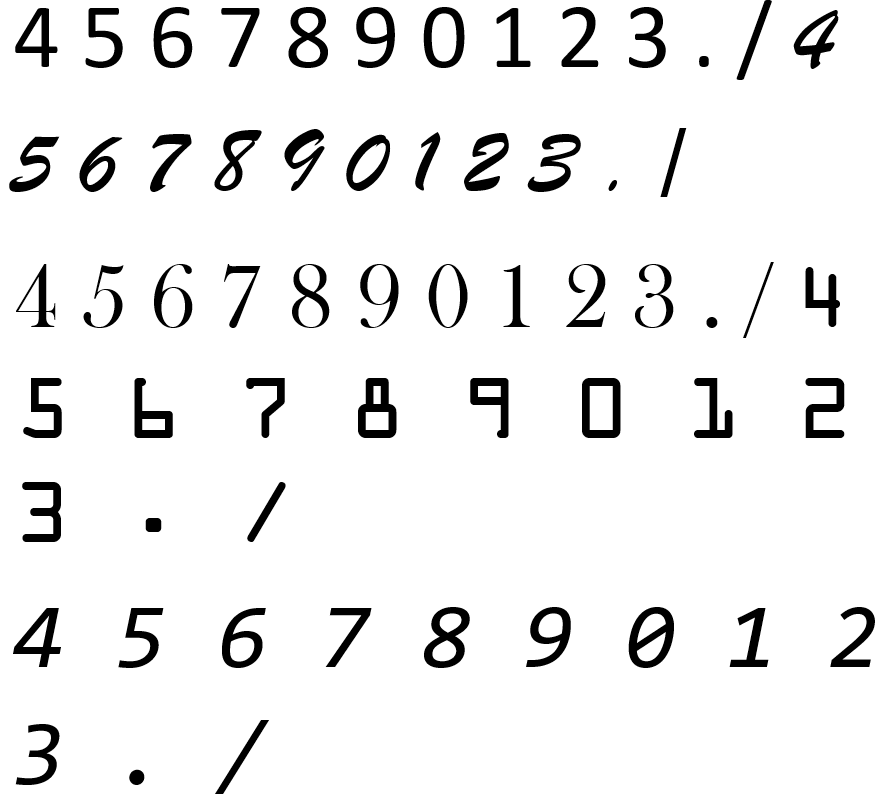
#> input picture TrainingsBilder/DatumVorlage.PNG, 879 x 799 px
$ python erstelleKlassifikator.py   (Python 2 division)   (older library calls are emulated)
#> lines starting #> are read from the running program, lines starting #| are printed output that depends on the picture; after the words box and inside, x2 and y2 are one past the last pixel; in counts of white or black regions, pixels touching at a corner belong together
#!/usr/bin/env python
# -*- coding: utf-8 -*-

import sys
import numpy as np
import cv2
import os

###################################################################################################
# Konstanten
MIN_CONTOUR_AREA = 100
RESIZED_IMAGE_WIDTH = 20
RESIZED_IMAGE_HEIGHT = 30
###################################################################################################

def main():
    # Bild, mit dem Klassifikator trainert wird
    imgTrainingNumbers = cv2.imread("TrainingsBilder/DatumVorlage.PNG")
#> imgTrainingNumbers is the input picture: shape (799, 879, 3); min 0, max 255, mean 237.2

    if imgTrainingNumbers is None:
        print "Fehler: Konnte Bild nicht einlesen!\n"
        os.system("pause")
        return -1

    # Erstellung Grauwertbild und Rauschunterdrückung mit Gaussfilter
    imgGray = cv2.cvtColor(imgTrainingNumbers, cv2.COLOR_BGR2GRAY)
    imgBlurred = cv2.GaussianBlur(imgGray, (5, 5), 0)

    # Erstellung Binärbild: Vordergrund weiß und Hintergrund schwarz
    imgThresh = cv2.adaptiveThreshold(imgBlurred, 255, cv2.ADAPTIVE_THRESH_GAUSSIAN_C, cv2.THRESH_BINARY_INV, 11, 2)
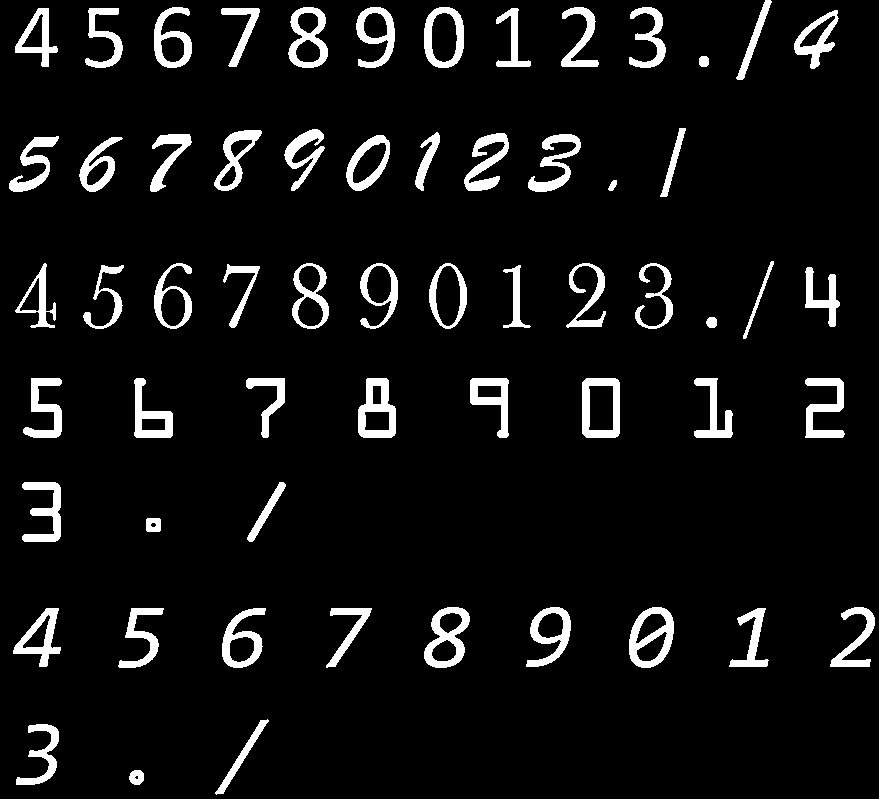
#> imgThresh: shape (799, 879); 7% white; 60 white regions

    cv2.imshow("imgThresh", imgThresh)
    # Erstellung einer Kopie des Binärbildes, da "findContours" Bild verändert.
    imgThreshCopy = imgThresh.copy()
    imgContours, npaContours, npaHierarchy = cv2.findContours(imgThreshCopy, cv2.RETR_EXTERNAL, cv2.CHAIN_APPROX_SIMPLE)
#> npaContours = 60 contours; largest, box (x1, y1, x2, y2) and area: (582, 378, 620, 438) 2154, (629, 607, 674, 668) 2090, (424, 7, 464, 68) 2003, (424, 607, 470, 668) 1863, (429, 263, 467, 329) 1834; npaHierarchy = 60 rows, first 6: [1, -1, -1, -1], [2, 0, -1, -1], [3, 1, -1, -1], [4, 2, -1, -1], [5, 3, -1, -1], [6, 4, -1, -1]

    npaFlattenedImages =  np.empty((0, RESIZED_IMAGE_WIDTH * RESIZED_IMAGE_HEIGHT))

    # Array für Benutzereingabe zu den erkannten Zeichen
    intClassifications = []
    intValidChars = [ord('0'), ord('1'), ord('2'), ord('3'), ord('4'), ord('5'), ord('6'), ord('7'), ord('8'), ord('9'), ord('/'), ord('.')]

    # Alle gefundenen Konturen werden mit einem roten Rechteck gekennzeichnet
    for npaContour in npaContours:
        if cv2.contourArea(npaContour) > MIN_CONTOUR_AREA:
            [intX, intY, intW, intH] = cv2.boundingRect(npaContour)

            # Zeichne rotes Rechteck
            cv2.rectangle(imgTrainingNumbers, (intX, intY), (intX+intW, intY+intH), (0, 0, 255), 2)

            # Gefundenes Zeichnen ausscheinden und Größe anpassen
            imgROI = imgThresh[intY:intY+intH, intX:intX+intW]
            imgROIResized = cv2.resize(imgROI, (RESIZED_IMAGE_WIDTH, RESIZED_IMAGE_HEIGHT))

            cv2.imshow("Gefundenes Zeichen", imgROI)
            cv2.imshow("Gefundenes, angepasstes Zeichen", imgROIResized)
            # Zeige das gefundene Zeichen im Originalbild mit rotem Rechteck
            cv2.imshow("training_numbers.png", imgTrainingNumbers)

            # Warten auf Usereingabe für erkanntes Zeichen
            intChar = cv2.waitKey(0)
            if intChar == 27:
                sys.exit()
            elif intChar in intValidChars:
                # Benutzereingabe in Array speichern
                intClassifications.append(intChar)

                npaFlattenedImage = imgROIResized.reshape((1, RESIZED_IMAGE_WIDTH * RESIZED_IMAGE_HEIGHT))
                npaFlattenedImages = np.append(npaFlattenedImages, npaFlattenedImage, 0)
#> this loop made 1 pass; (key Esc is pressed on pass 1)
#> (intX, intY, intW, intH) on pass 1: (129, 770, 15, 15)
#> pass 1, in main, `imgROIResized = cv2.resize(imgROI, (RESIZED_IMAGE_WIDTH, RESIZED_IMAGE..`:
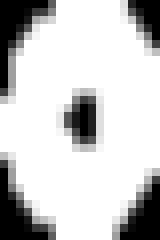
#> imgROIResized: shape (30, 20) (shown 8 times larger); min 0, max 255, mean 200.6
#> after the loop, intClassifications = []

    fltClassifications = np.array(intClassifications, np.float32)
    npaClassifications = fltClassifications.reshape((fltClassifications.size, 1))

    print "Lernphase abeschlossen!\n"

    np.savetxt("klassifikationBenutzereingabe1.txt", npaClassifications)
    np.savetxt("erkannteZeichen1.txt", npaFlattenedImages)

    cv2.destroyAllWindows()

    return

if __name__ == "__main__":
    main()
#> (the program exits here)

$ run again, with TrainingsBilder/datum.png copied over TrainingsBilder/DatumVorlage.PNG
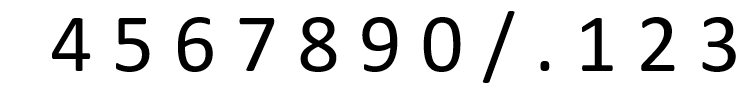
#> input picture TrainingsBilder/datum.png, 737 x 89 px
#> in main, imgTrainingNumbers is the input picture: shape (89, 737, 3); min 0, max 255, mean 223.5
#> in main, `imgThresh = cv2.adaptiveThreshold(imgBlurred, 255, cv2.ADAPTIVE_THRESH..`:
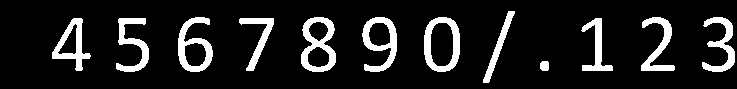
#> imgThresh: shape (89, 737); 12.3% white; 12 white regions
#> npaContours = 12 contours; largest, box (x1, y1, x2, y2) and area: (424, 17, 460, 72) 1622, (301, 17, 336, 72) 1434, (362, 17, 397, 72) 1146, (178, 17, 213, 72) 1144, (52, 18, 91, 71) 914; npaHierarchy = [[1, -1, -1, -1], [2, 0, -1, -1], [3, 1, -1, -1], [4, 2, -1, -1], [5, 3, -1, -1], [6, 4, -1, -1], [7, 5, -1, -1], [8, 6, -1, -1], [9, 7, -1, -1], [10, 8, -1, -1], [11, 9, -1, -1], [-1, 10, -1, -1]]
#> the loop in main, `for npaContour in npaContours:` made 2 passes; (key Esc is pressed on pass 2)
#> (intX, intY, intW, intH) on pass 2: (581, 18, 32, 53)
#> pass 2, in main, `cv2.imshow("training_numbers.png", imgTrainingNumbers)`:
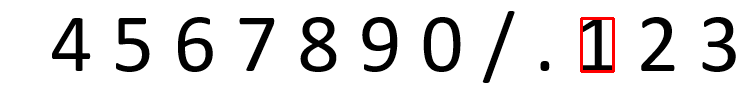
#> window 'training_numbers.png': shape (89, 737, 3); mean B, G, R 221.7, 221.7, 223.7
#> after the loop in main, `for npaContour in npaContours:`: intClassifications = []

$ run again, with TrainingsBilder/datum2.png copied over TrainingsBilder/DatumVorlage.PNG
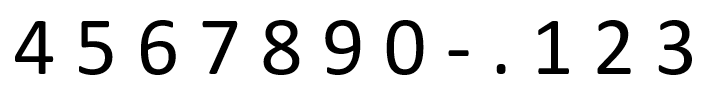
#> input picture TrainingsBilder/datum2.png, 706 x 96 px
#> in main, imgTrainingNumbers is the input picture: shape (96, 706, 3); min 0, max 255, mean 225.9
#> in main, `imgThresh = cv2.adaptiveThreshold(imgBlurred, 255, cv2.ADAPTIVE_THRESH..`:
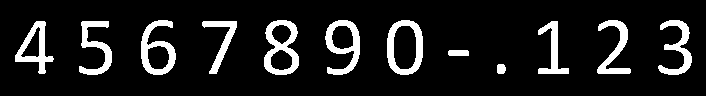
#> imgThresh: shape (96, 706); 11.3% white; 12 white regions
#> npaContours = 12 contours; largest, box (x1, y1, x2, y2) and area: (387, 20, 423, 75) 1622, (264, 20, 299, 75) 1434, (325, 20, 360, 75) 1146, (141, 20, 176, 75) 1144, (15, 21, 54, 74) 914; npaHierarchy = [[1, -1, -1, -1], [2, 0, -1, -1], [3, 1, -1, -1], [4, 2, -1, -1], [5, 3, -1, -1], [6, 4, -1, -1], [7, 5, -1, -1], [8, 6, -1, -1], [9, 7, -1, -1], [10, 8, -1, -1], [11, 9, -1, -1], [-1, 10, -1, -1]]
#> the loop in main, `for npaContour in npaContours:` made 3 passes; (key Esc is pressed on pass 3)
#> (intX, intY, intW, intH) on pass 3: (538, 21, 31, 53)
#> after the loop in main, `for npaContour in npaContours:`:
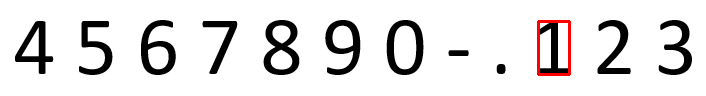
#> imgTrainingNumbers: shape (96, 706, 3); 0.74% of pixels changed, all inside (x1, y1, x2, y2) = (537, 20, 571, 76)
#> after the loop in main, `for npaContour in npaContours:`: intClassifications = []

$ run again, with TrainingsBilder/datum3.PNG copied over TrainingsBilder/DatumVorlage.PNG
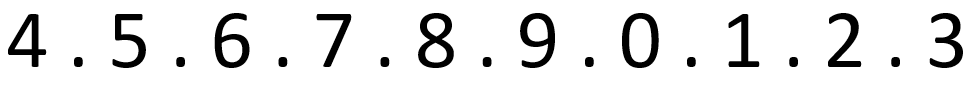
#> input picture TrainingsBilder/datum3.PNG, 979 x 86 px
#> in main, imgTrainingNumbers is the input picture: shape (86, 979, 3); min 0, max 255, mean 230.1
#> in main, `imgThresh = cv2.adaptiveThreshold(imgBlurred, 255, cv2.ADAPTIVE_THRESH..`:
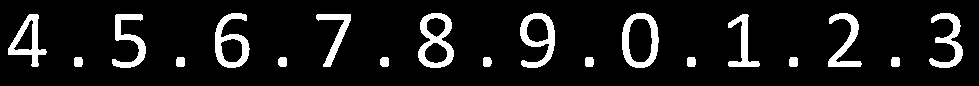
#> imgThresh: shape (86, 979); 9.8% white; 19 white regions
#> npaContours = 19 contours; largest, box (x1, y1, x2, y2) and area: (622, 13, 659, 68) 1628, (418, 13, 454, 68) 1439, (520, 13, 555, 68) 1150, (215, 13, 250, 68) 1144, (8, 14, 47, 67) 914; npaHierarchy = 19 rows, first 6: [1, -1, -1, -1], [2, 0, -1, -1], [3, 1, -1, -1], [4, 2, -1, -1], [5, 3, -1, -1], [6, 4, -1, -1]
#> the loop in main, `for npaContour in npaContours:` made 10 passes; (key Esc is pressed on pass 10)
#> (intX, intY, intW, intH) on pass 10: (728, 14, 32, 53)
#> after the loop in main, `for npaContour in npaContours:`:
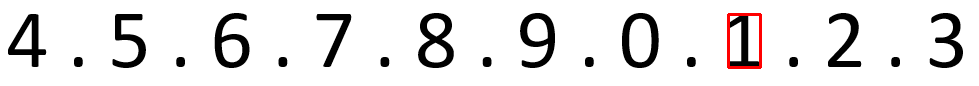
#> imgTrainingNumbers: shape (86, 979, 3); 0.6% of pixels changed, all inside (x1, y1, x2, y2) = (727, 13, 762, 69)
#> after the loop in main, `for npaContour in npaContours:`: intClassifications = []
